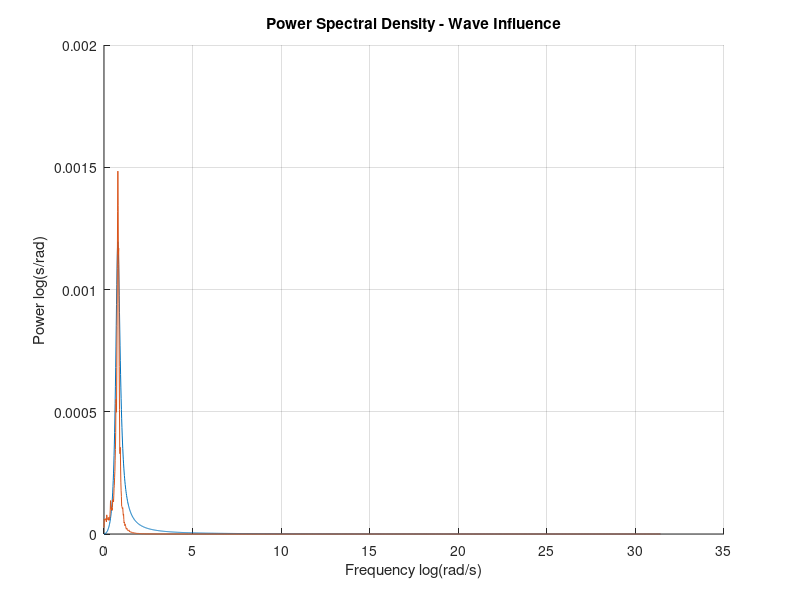

Reproduce this figure in MATLAB.
clear;

%K_w_model = 0.0181 * 2^4 / 0.8913 * 1.3;
%lambda_model = 0.1;
%w0_model = 0.7823;

%sim('psi_w_new_model.slx');


clear;

load wave.mat;
sampl_freq = 10; % Hz
window_size = 4096;
TWOPI = 2 * pi;

% Compute Power Spectral Density
[pxx, f] = pwelch(psi_w(2,:) .* pi/180, window_size, [],[], sampl_freq);

w = f .* TWOPI;

% Find the peak height and location
[pxx_max, pxx_max_index] = max(pxx./TWOPI);
w0 = w(pxx_max_index);

lambda = 0.5;
K_w = 2 * lambda * w0 * sqrt(pxx_max);

% Compute Analytical Power Spectral Density
sxx = @(L,w)(...
    w.^2 .* (2 * L * w0 * sqrt(pxx_max))^2 ./ ...
    ((w0^2 - w.^2).^2 + (2 * L^2 * w0 .* w).^2));

lambda = lsqcurvefit(sxx, 0.5, w, pxx);

% Plot pxx vs. f in a double log plot
hold on;
plot(w, sxx(lambda, w)./TWOPI);
plot(f.*TWOPI, pxx./TWOPI);
grid on;
title('Power Spectral Density - Wave Influence');
xlabel('Frequency log(rad/s)');
ylabel('Power log(s/rad)');

